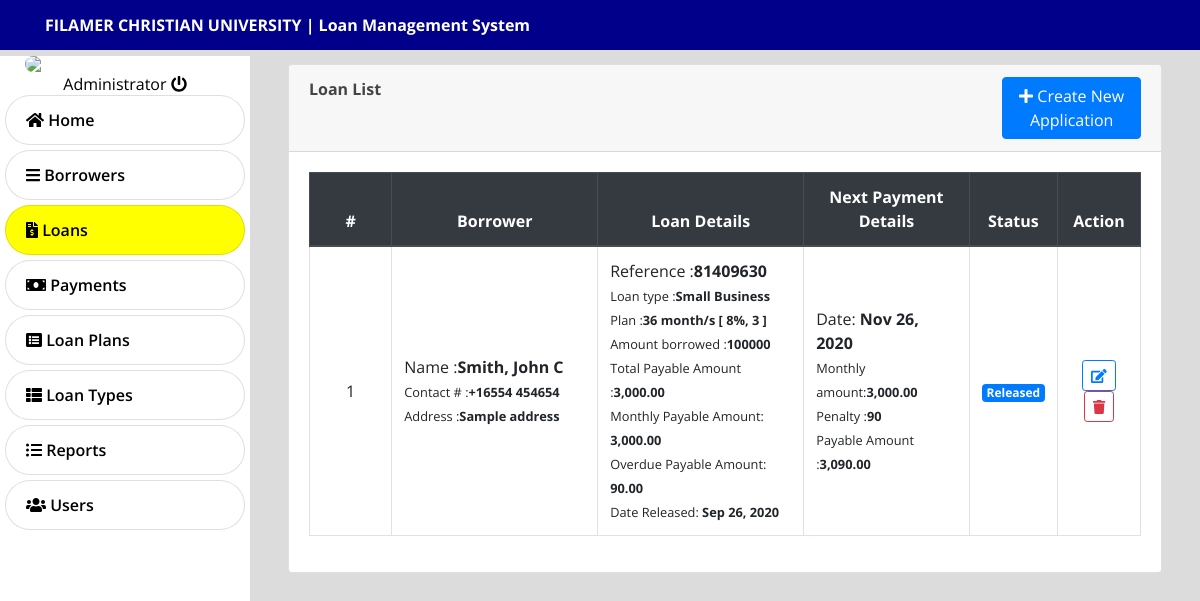
Screenshot of /index.php?page=loans (signed in) with the database file from the repository.
### tables this page shows
CREATE TABLE `loan_list` (
  `id` int(30) NOT NULL,
  `ref_no` varchar(50) NOT NULL,
  `loan_type_id` int(30) NOT NULL,
  `borrower_id` int(30) NOT NULL,
  `purpose` text NOT NULL,
  `amount` double NOT NULL,
  `plan_id` int(30) NOT NULL,
  `status` tinyint(1) NOT NULL DEFAULT 0 COMMENT '0= request, 1= confrimed,2=released,3=complteted,4=denied\r\n',
  `date_released` datetime NOT NULL,
  `date_created` datetime NOT NULL DEFAULT current_timestamp() ON UPDATE current_timestamp()
);

CREATE TABLE `borrowers` (
  `id` int(30) NOT NULL,
  `firstname` varchar(100) NOT NULL,
  `middlename` varchar(100) NOT NULL,
  `lastname` varchar(100) NOT NULL,
  `contact_no` varchar(30) NOT NULL,
  `address` text NOT NULL,
  `email` varchar(50) NOT NULL,
  `tax_id` varchar(50) NOT NULL,
  `date_created` int(11) NOT NULL
);

CREATE TABLE `loan_plan` (
  `id` int(30) NOT NULL,
  `months` int(11) NOT NULL,
  `interest_percentage` float NOT NULL,
  `penalty_rate` int(11) NOT NULL
);

CREATE TABLE `loan_schedules` (
  `id` int(30) NOT NULL,
  `loan_id` int(30) NOT NULL,
  `date_due` date NOT NULL
);

### loans.php (the view, shortened to what this page needs)
<?php include 'db_connect.php' ?>
<div class="container-fluid">
	<div class="col-lg-12">
		<div class="card">
			<div class="card-header">
				<div class="card-title">
					<b>Loan List</b>
					<button class="btn btn-primary col-md-2 float-right" type="button" id="new_application"><i class="fa fa-plus"></i> Create New Application</button>
				</div>
			</div>
			<div class="card-body">
				<table class="table table-bordered" id="loan-list borrower-list">
					<colgroup>
						<col width="10%">
						<col width="25%">
						<col width="25%">
						<col width="20%">
						<col width="10%">
						<col width="10%">
					</colgroup>
					<thead class="thead-dark">
						<tr>
							<th class="text-center">#</th>
							<th class="text-center">Borrower</th>
							<th class="text-center">Loan Details</th>
							<th class="text-center">Next Payment Details</th>
							<th class="text-center">Status</th>
							<th class="text-center">Action</th>
						</tr>
					</thead>
					<tbody>
						<?php
							$i=1;
							$type = $conn->query("SELECT * FROM loan_types where id in (SELECT loan_type_id from loan_list) ");
							while($row=$type->fetch_assoc()){
								$type_arr[$row['id']] = $row['type_name'];
							}
							$plan = $conn->query("SELECT *,concat(months,' month/s [ ',interest_percentage,'%, ',penalty_rate,' ]') as plan FROM loan_plan where id in (SELECT plan_id from loan_list) ");
							while($row=$plan->fetch_assoc()){
								$plan_arr[$row['id']] = $row;
							}
							$qry = $conn->query("SELECT l.*,concat(b.lastname,', ',b.firstname,' ',b.middlename)as name, b.contact_no, b.address from loan_list l inner join borrowers b on b.id = l.borrower_id  order by id asc");
							while($row = $qry->fetch_assoc()):
								$monthly = ($row['amount'] + ($row['amount'] * ($plan_arr[$row['plan_id']]['interest_percentage']/100))) / $plan_arr[$row['plan_id']]['months'];
								$penalty = $monthly * ($plan_arr[$row['plan_id']]['penalty_rate']/100);
								$payments = $conn->query("SELECT * from payments where loan_id =".$row['id']);
								$paid = $payments->num_rows;
								$offset = $paid > 0 ? " offset $paid ": "";
								if($row['status'] == 2):
									$next = $conn->query("SELECT * FROM loan_schedules where loan_id = '".$row['id']."'  order by date(date_due) asc limit 1 $offset ")->fetch_assoc()['date_due'];
								endif;
						 ?>
						 <tr>
						 	<td class="text-center"><?php echo $i++ ?></td>
						 	<td>
						 		<p>Name :<b><?php echo $row['name'] ?></b></p>
						 		<p><small>Contact # :<b><?php echo $row['contact_no'] ?></small></b></p>
						 		<p><small>Address :<b><?php echo $row['address'] ?></small></b></p>
						 	</td>
						 	<td>
						 		<p>Reference :<b><?php echo $row['ref_no'] ?></b></p>
						 		<p><small>Loan type :<b><?php echo $type_arr[$row['loan_type_id']] ?></small></b></p>
						 		<p><small>Plan :<b><?php echo $plan_arr[$row['plan_id']]['plan'] ?></small></b></p>
						 		<p><small>Amount borrowed :<b><?php echo $row['amount'] ?></small></b></p>
						 		<p><small>Total Payable Amount :<b><?php echo number_format($monthly * $row['plan_id'],2) ?></small></b></p>
						 		<p><small>Monthly Payable Amount: <b><?php echo number_format($monthly,2) ?></small></b></p>
						 		<p><small>Overdue Payable Amount: <b><?php echo number_format($penalty,2) ?></small></b></p>
						 		<?php if($row['status'] == 2 || $row['status'] == 3): ?>
						 		<p><small>Date Released: <b><?php echo date("M d, Y",strtotime($row['date_released'])) ?></small></b></p>
						 		<?php endif; ?>
						 	</td>
						 	<td>
						 		<?php if($row['status'] == 2 ): ?>
						 		<p>Date: <b>
						 		<?php echo date('M d, Y',strtotime($next)); ?>
						 		</b></p>
						 		<p><small>Monthly amount:<b><?php echo number_format($monthly,2) ?></b></small></p>
						 		<p><small>Penalty :<b><?php echo $add = (date('Ymd',strtotime($next)) < date("Ymd") ) ?  $penalty : 0; ?></b></small></p>
						 		<p><small>Payable Amount :<b><?php echo number_format($monthly + $add,2) ?></b></small></p>
						 		<?php else: ?>
					 				N/a
						 		<?php endif; ?>
						 	</td>
						 	<td class="text-center">
						 		<?php if($row['status'] == 0): ?>
						 			<span class="badge badge-warning">For Approval</span>
						 		<?php elseif($row['status'] == 1): ?>
						 			<span class="badge badge-info">Approved</span>
					 			<?php elseif($row['status'] == 2): ?>
						 			<span class="badge badge-primary">Released</span>
					 			<?php elseif($row['status'] == 3): ?>
						 			<span class="badge badge-success">Completed</span>
					 			<?php elseif($row['status'] == 4): ?>
						 			<span class="badge badge-danger">Denied</span>
						 		<?php endif; ?>
						 	</td>
						 	<td class="text-center">
						 			<button class="btn btn-outline-primary btn-sm edit_loan" type="button" data-id="<?php echo $row['id'] ?>"><i class="fa fa-edit"></i></button>
						 			<button class="btn btn-outline-danger btn-sm delete_loan" type="button" data-id="<?php echo $row['id'] ?>"><i class="fa fa-trash"></i></button>
						 	</td>
						 </tr>
						<?php endwhile; ?>
					</tbody>
				</table>
			</div>
		</div>
	</div>
</div>

### assets/css/style.css (style rules this page uses)
body { font-family: "Open Sans", sans-serif; color: #444444; width: 100%; height: calc(100%); }

### index.php (style rules this page uses)
body { background: #80808045; }

### loans.php (style rules this page uses)
td p { margin:unset; }
td { vertical-align: middle !important; }

### rows the page displays
loan_list: name "Smith, John C", borrower.contact_no "+16554 454654", borrower.address "Sample address", ref_no "81409630", loan_type "Small Business", plan "36 month/s [ 8%, 3 ]", amount "100000", $monthly * $row['plan_id'] "3,000.00", monthly "3,000.00", penalty "90.00", date_released "Sep 26, 2020", id.date_due "Nov 26, 2020", $monthly + $add "3,090.00", status "Released"

### other values shown
$_SESSION['login_name'] "Administrator"
